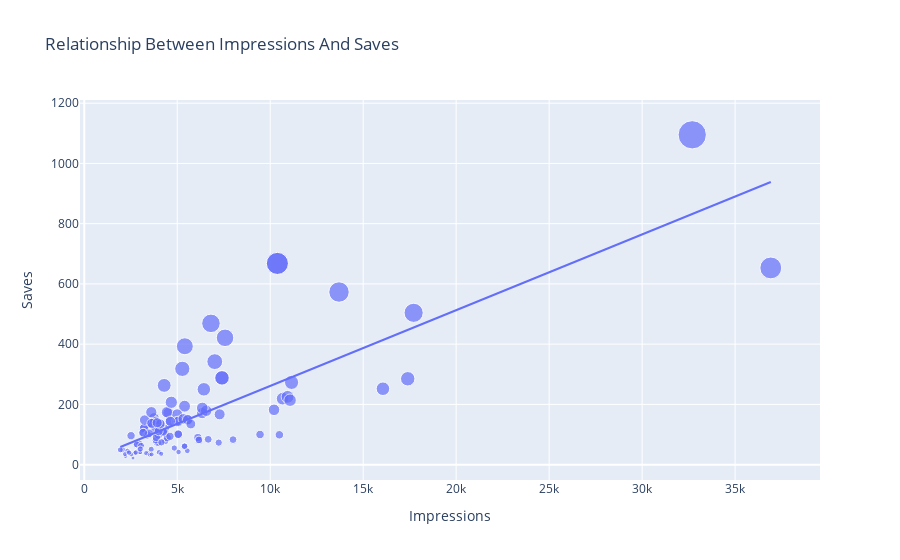

The code cell stored with this chart in its notebook:
### Code cell
figure = px.scatter(data_frame= instagramData, x = "Impressions", y = "Saves",size="Saves", trendline="ols", title="Relationship Between Impressions And Saves")
figure.show()
